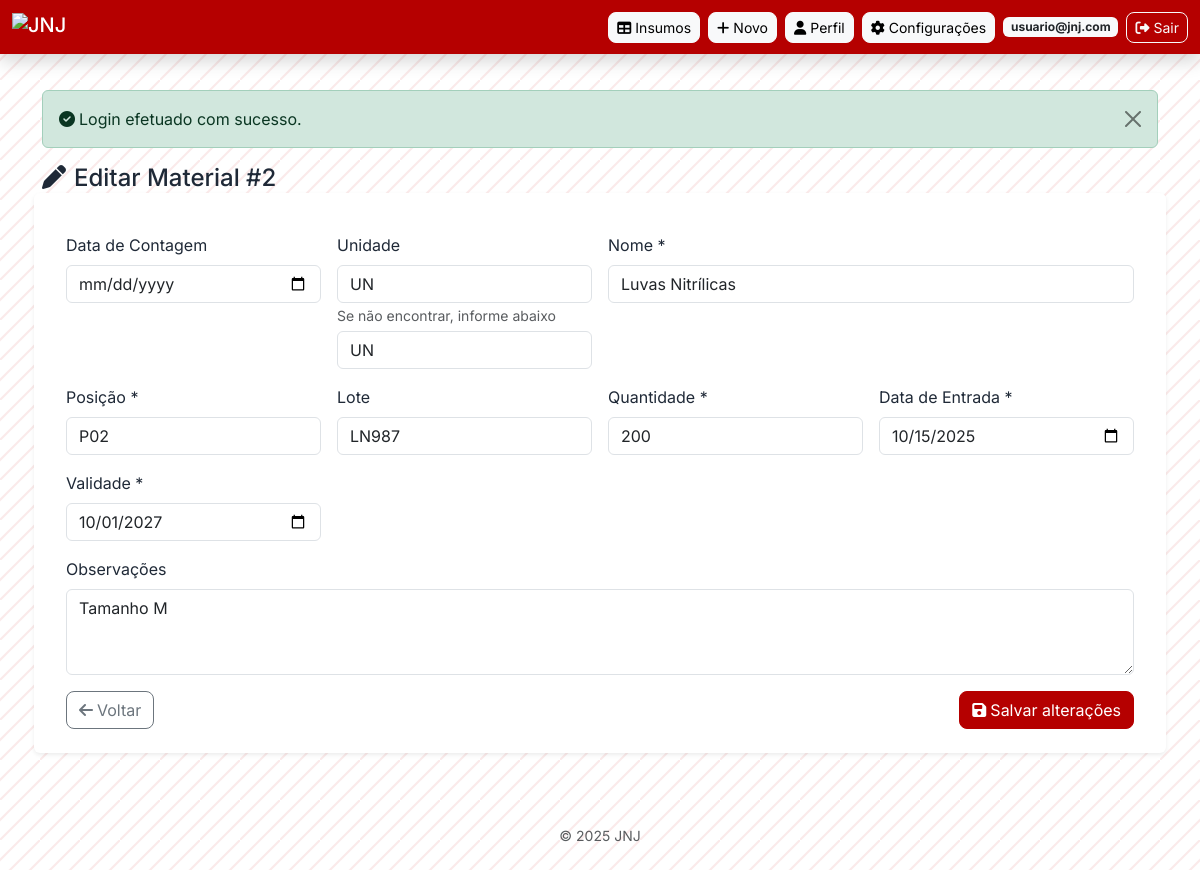
The app's page /editar.php?id=2 (signed in) with its own data.
### tables this page shows
CREATE TABLE `usuarios` (
  `id` INT AUTO_INCREMENT PRIMARY KEY,
  `nome` VARCHAR(150) NOT NULL,
  `email` VARCHAR(150) NOT NULL UNIQUE,
  `senha_hash` VARCHAR(255) NOT NULL,
  `avatar` VARCHAR(255) NULL,
  `criado_em` DATETIME DEFAULT CURRENT_TIMESTAMP,
  INDEX `idx_email` (`email`)
);

CREATE TABLE `insumos_jnj` (
  `id` INT AUTO_INCREMENT PRIMARY KEY,
  `data_contagem` DATE NULL,
  `unidade` VARCHAR(30) DEFAULT 'UN',
  `nome` VARCHAR(150) NOT NULL,
  `posicao` VARCHAR(20) NOT NULL,
  `lote` VARCHAR(100) NULL,
  `quantidade` INT NOT NULL DEFAULT 0,
  `data_entrada` DATE NOT NULL,
  `validade` DATE NOT NULL,
  `observacoes` TEXT,
  INDEX `idx_validade` (`validade`),
  INDEX `idx_posicao` (`posicao`)
);

### settings.php (called while the page is built, shortened)
<?php
require_once __DIR__ . '/db.php';
function getSetting(string $key, $default = null) {
    try {
        $pdo = getPDO();
        $stmt = $pdo->prepare('SELECT valor FROM configuracoes WHERE chave = ?');
        $stmt->execute([$key]);
        $row = $stmt->fetch();
        if ($row) {
            return $row['valor'];
        }
    } catch (Throwable $e) {
    }
    return $default;
}

### db.php (called while the page is built, shortened)
<?php
function flash(string $key, ?string $message = null) {
    if ($message === null) {
        if (!empty($_SESSION['flash'][$key])) {
            $msg = $_SESSION['flash'][$key];
            return $msg;
        }
        return null;
    }
}
function h(string $value): string { return htmlspecialchars($value, ENT_QUOTES, 'UTF-8'); }
?>

### auth.php (called while the page is built, shortened)
<?php
require_once __DIR__ . '/db.php';
function currentUser(): ?array {
    if (!empty($_SESSION['usuario_id'])) {
        try {
            $pdo = getPDO();
            $stmt = $pdo->prepare('SELECT id,nome,email,avatar FROM usuarios WHERE id = ? LIMIT 1');
            $stmt->execute([$_SESSION['usuario_id']]);
            $user = $stmt->fetch();
            if ($user) return $user;
        } catch (Exception $e) {
            return [
                'id' => $_SESSION['usuario_id'],
                'email' => $_SESSION['usuario_email'],
                'nome' => $_SESSION['usuario_nome'],
            ];
        }
    }
    return null;
}
?>

### editar.php (the view, shortened to what this page needs)
<?php
require_once __DIR__ . '/db.php';
require_once __DIR__ . '/auth.php';
$pdo = getPDO();
$id = (int)($_GET['id'] ?? 0);
$stmt = $pdo->prepare('SELECT * FROM insumos_jnj WHERE id = ?');
$stmt->execute([$id]);
$item = $stmt->fetch();
include __DIR__ . '/includes/header.php';
?>
<h2 class="h4 mb-3"><i class="fa fa-pen me-2"></i>Editar Material #<?= h($item['id']) ?></h2>
<form method="post" class="row g-3 shadow-sm bg-white p-4 rounded">
  <div class="col-md-3">
    <label class="form-label">Data de Contagem</label>
    <input type="date" name="data_contagem" class="form-control" value="<?= h($item['data_contagem'] ?? ($_POST['data_contagem'] ?? '')) ?>">
  </div>
  <div class="col-md-3">
    <label class="form-label">Unidade</label>
    <select name="unidade" class="form-control">
      <?php $opts = ['UN','BX','CENT','KG','MILH','PAC','ROLO']; foreach ($opts as $op): $sel = '';
        if (isset($_POST['unidade'])) { $sel = $_POST['unidade']===$op ? 'selected' : ''; }
        else { $sel = (isset($item['unidade']) && $item['unidade']===$op) ? 'selected' : ''; }
      ?>
        <option value="<?= h($op) ?>" <?= $sel ?>><?= h($op) ?></option>
      <?php endforeach; ?>
    </select>
    <small class="text-muted">Se não encontrar, informe abaixo</small>
    <input type="text" name="unidade_custom" class="form-control mt-1" placeholder="Outra unidade (ex: CAIXA)" value="<?= h($_POST['unidade_custom'] ?? ($item['unidade'] ?? '')) ?>">
  </div>
  <div class="col-md-6">
    <label class="form-label">Nome *</label>
    <input type="text" name="nome" class="form-control" required value="<?= h($item['nome']) ?>">
  </div>
  <div class="col-md-3">
    <label class="form-label">Posição *</label>
    <input type="text" name="posicao" class="form-control" required value="<?= h($item['posicao']) ?>">
  </div>
  <div class="col-md-3">
    <label class="form-label">Lote</label>
    <input type="text" name="lote" class="form-control" value="<?= h($item['lote'] ?? '') ?>">
  </div>
  <div class="col-md-3">
    <label class="form-label">Quantidade *</label>
    <input type="number" name="quantidade" min="0" class="form-control" required value="<?= h($item['quantidade']) ?>">
  </div>
  <div class="col-md-3">
    <label class="form-label">Data de Entrada *</label>
    <input type="date" name="data_entrada" class="form-control" required value="<?= h($item['data_entrada']) ?>">
  </div>
  <div class="col-md-3">
    <label class="form-label">Validade *</label>
    <input type="date" name="validade" class="form-control" required value="<?= h($item['validade']) ?>">
  </div>
  <div class="col-12">
    <label class="form-label">Observações</label>
    <textarea name="observacoes" rows="3" class="form-control"><?= h($item['observacoes']) ?></textarea>
  </div>
  <div class="col-12 d-flex justify-content-between align-items-center">
    <a href="index.php" class="btn btn-outline-secondary btn-rounded"><i class="fa fa-arrow-left me-1"></i>Voltar</a>
    <button class="btn btn-primary btn-rounded" type="submit"><i class="fa fa-save me-1"></i>Salvar alterações</button>
  </div>
</form>
<?php include __DIR__ . '/includes/footer.php'; ?>

### includes/header.php (shortened to what this page needs)
<?php
require_once __DIR__ . '/../auth.php';
require_once __DIR__ . '/../settings.php';
$user = currentUser();
$temaAtual = getSetting('tema_padrao', $_SESSION['tema_jnj'] ?? 'claro');
$logoPath = getSetting('logo_path', '');
$logoUrlSetting = getSetting('logo_url', '');
$docRoot = rtrim(str_replace('\\','/', realpath($_SERVER['DOCUMENT_ROOT'])), '/');
$projectDir = str_replace('\\','/', realpath(__DIR__ . '/..'));
$projectBase = '';
if (strpos($projectDir, $docRoot) === 0) {
  $projectBase = substr($projectDir, strlen($docRoot));
  $projectBase = '/' . trim($projectBase, '/');
}
$logoUrl = '';
if (!empty($logoPath)) {
  $logoUrl = $projectBase . '/' . ltrim($logoPath, '/');
} elseif (!empty($logoUrlSetting)) {
  $logoUrl = $logoUrlSetting;
} else {
  $logoUrl = $projectBase . '/assets/logo.svg';
}
?>
<!DOCTYPE html>
<html lang="pt-br">
<head>
    <link href="https://cdn.jsdelivr.net/npm/bootstrap@5.3.3/dist/css/bootstrap.min.css" rel="stylesheet">
    <link rel="stylesheet" href="https://cdn.datatables.net/1.13.4/css/jquery.dataTables.min.css" />
    <link rel="stylesheet" href="style.css" />
    <link rel="stylesheet" href="https://cdnjs.cloudflare.com/ajax/libs/font-awesome/6.5.0/css/all.min.css" />
</head>
<body class="<?= $temaAtual === 'escuro' ? 'theme-dark' : '' ?>">
<header class="navbar navbar-dark fixed-top shadow" style="background: var(--color-primary) !important;">
  <div class="container-fluid">
    <span class="navbar-brand mb-0 h1 d-flex align-items-center">
      <img src="<?= h($logoUrl) ?>" alt="JNJ" class="site-logo" />
    </span>
    <nav class="d-flex gap-2">
      <?php if ($user): ?>
        <a class="btn btn-sm btn-light" href="index.php"><i class="fa-solid fa-table me-1"></i>Insumos</a>
        <a class="btn btn-sm btn-light" href="cadastrar.php"><i class="fa-solid fa-plus me-1"></i>Novo</a>
        <a class="btn btn-sm btn-light" href="perfil.php"><i class="fa-solid fa-user me-1"></i>Perfil</a>
        <a class="btn btn-sm btn-light" href="configuracoes.php"><i class="fa-solid fa-gear me-1"></i>Configurações</a>
        <?php if (!empty($user['avatar'])): ?>
          <a href="perfil.php" class="d-inline-block"><img src="assets/uploads/<?= h($user['avatar']) ?>" alt="avatar" style="height:30px;width:30px;border-radius:6px;object-fit:cover;margin-right:6px;" /></a>
        <?php else: ?>
          <a href="perfil.php" class="badge bg-light text-dark align-self-center text-decoration-none"><?= h($user['email']) ?></a>
        <?php endif; ?>
        <a class="btn btn-sm btn-outline-light" href="logout.php"><i class="fa-solid fa-right-from-bracket me-1"></i>Sair</a>
      <?php else: ?>
        <a class="btn btn-sm btn-light" href="login.php"><i class="fa-solid fa-right-to-bracket me-1"></i>Login</a>
        <a class="btn btn-sm btn-outline-light" href="create-account.php"><i class="fa-solid fa-user-plus me-1"></i>Registrar</a>
      <?php endif; ?>
    </nav>
  </div>
</header>
<main class="container" style="padding-top:90px;">
  <?php if ($m = flash('success')): ?>
    <div class="alert alert-success alert-dismissible fade show" role="alert">
      <i class="fa fa-check-circle me-1"></i><?= h($m) ?>
      <button type="button" class="btn-close" data-bs-dismiss="alert" aria-label="Close"></button>
    </div>
  <?php endif; ?>

### style.css (style rules this page uses)
:root { --color-primary: #b50000; --color-primary-contrast: #fff; --color-bg: #f5f7fb; --color-surface: #ffffff; --color-text: #1f2937; --color-muted: #6b7280; --radius: 8px; }
html,body { height:100%; }
body { background: var(--color-bg) url('assets/bg-pattern.svg') repeat; background-size:200px 200px; color:var(--color-text); font-family: 'Inter', system-ui, -apple-system, "Segoe UI", Roboto, "Helvetica Neue", Arial; }
.btn-rounded { border-radius:var(--radius); }
.site-logo { height:28px; width:auto; vertical-align:middle; }
.btn { border-radius: var(--radius); transition: all .15s ease; }
.btn-primary { background: var(--color-primary); border-color: var(--color-primary); color: var(--color-primary-contrast); }
.btn-outline-secondary { border-radius: var(--radius); }
.form-select, input, textarea { border-radius:6px; }
.mb-3 { position: relative; }

### records on screen
usuarios: email "usuario@jnj.com"
insumos_jnj: id "2", unidade_custom "UN", nome "Luvas Nitrílicas", posicao "P02", lote "LN987", quantidade "200", data_entrada "10/15/2025", validade "10/01/2027", observacoes "Tamanho M"

### other values on screen
$m "Login efetuado com sucesso."
form field unidade "UN"
